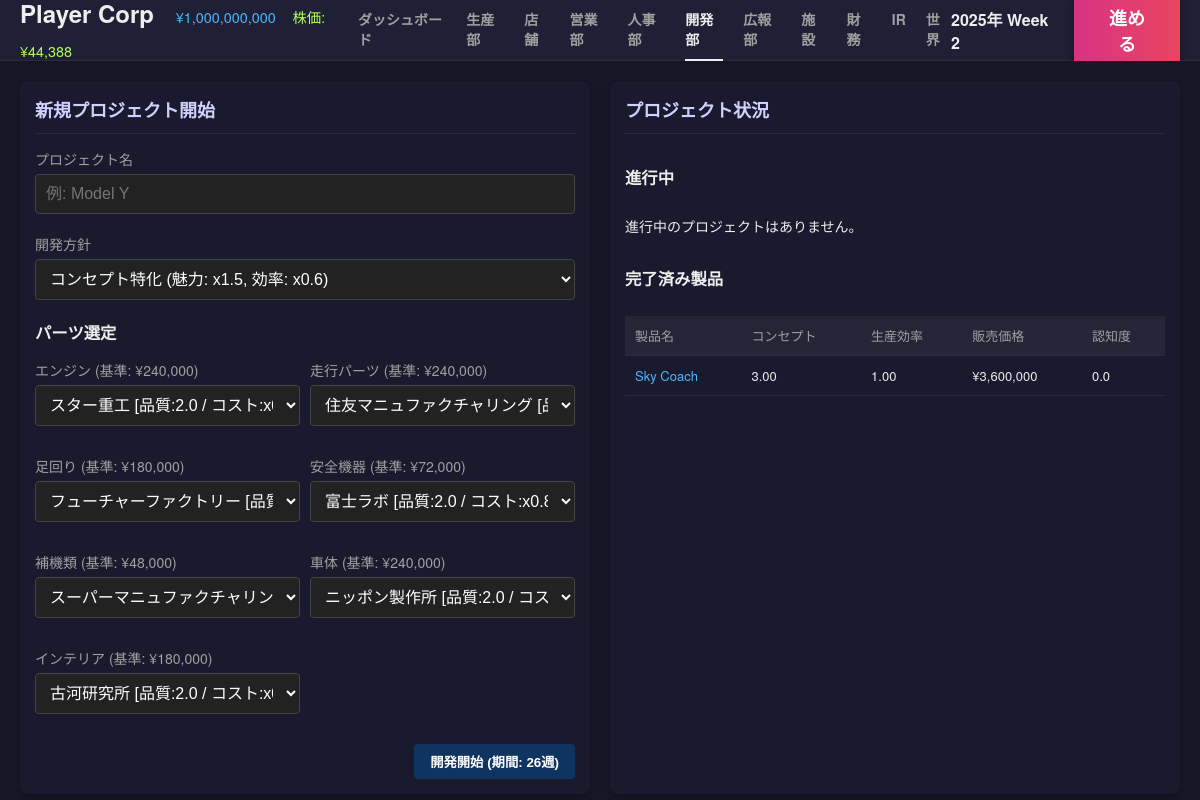
/dev, run on the app's committed database.
### tables this page shows
CREATE TABLE companies (
            id INTEGER PRIMARY KEY AUTOINCREMENT,
            name TEXT,
            type TEXT, -- 'player', 'npc_maker', 'npc_retail', 'system_supplier'
            funds INTEGER,
            brand_power REAL DEFAULT 0,
            industry TEXT DEFAULT 'automotive',
            credit_rating INTEGER DEFAULT 50,
            dev_knowhow REAL DEFAULT 0,
            borrowing_limit INTEGER DEFAULT 0,
            is_active BOOLEAN DEFAULT 1,
            -- Supplier Traits
            trait_material_score REAL DEFAULT 3.0,
            trait_cost_multiplier REAL DEFAULT 1.0,
            part_category TEXT, -- 'engine', 'body', etc. for system_supplier
            
            -- Stock info
            listing_status TEXT DEFAULT 'private', -- 'private', 'public'
            stock_price INTEGER DEFAULT 50000,
            outstanding_shares INTEGER DEFAULT 20000,
            market_cap INTEGER DEFAULT 1000000000
        );

CREATE TABLE product_designs (
            id INTEGER PRIMARY KEY AUTOINCREMENT,
            company_id INTEGER,
            name TEXT,
            material_score REAL,
            concept_score REAL,
            production_efficiency REAL,
            base_price INTEGER,
            sales_price INTEGER,
            status TEXT, -- 'developing', 'completed', 'obsolete'
            strategy TEXT, -- 開発方針
            developed_week INTEGER,
            parts_config TEXT, -- JSON: {part_key: {supplier_id, score, cost}}
            awareness REAL DEFAULT 0,
            FOREIGN KEY(company_id) REFERENCES companies(id)
        );

### app.py (the view)
@app.route('/dev')
def dev():
    player = get_player_company()
    current_week = sim.get_current_week()
    developing = db.fetch_all("SELECT * FROM product_designs WHERE company_id = ? AND status = 'developing'", (player['id'],))
    completed = db.fetch_all("SELECT * FROM product_designs WHERE company_id = ? AND status = 'completed' ORDER BY id DESC", (player['id'],))
    parts_data = gb.INDUSTRIES[gb.CURRENT_INDUSTRY]['parts']
    suppliers = {}
    for part in parts_data:
        sups = db.fetch_all("SELECT * FROM companies WHERE type = 'system_supplier' AND part_category = ?", (part['key'],))
        suppliers[part['key']] = sups
    strategies = gb.DEV_STRATEGIES
    return render_template('dev.html', developing=developing, completed=completed,
                           parts_data=parts_data, suppliers=suppliers, strategies=strategies,
                           current_week=current_week, duration=gb.DEVELOPMENT_DURATION)

### app.py (called while the page is built)
def get_player_company():
    res = db.fetch_one("SELECT * FROM companies WHERE type = 'player' LIMIT 1")
    return res

@app.context_processor
def inject_common_data():
    player = get_player_company()
    game_state = db.fetch_one("SELECT * FROM game_state")
    current_week = game_state['week'] if game_state else 0
    year = 2025 + (current_week - 1) // 52
    week_of_year = (current_week - 1) % 52 + 1
    date_str = f"{year}年 Week {week_of_year}"
    header_caps = None
    if player:
        header_caps = sim.calculate_capabilities(player['id'])
    return dict(
        player=player,
        current_week=current_week,
        date_str=date_str,
        active_page=request.endpoint,
        header_caps=header_caps,
        npc_scale=gb.NPC_SCALE_FACTOR
    )

### database.py (called while the page is built)
    def get_connection(self):
        if hasattr(self._local, 'connection') and self._local.connection:
            return self._local.connection, False  # (conn, should_close)
        conn = sqlite3.connect(self.db_path)
        conn.row_factory = sqlite3.Row
        return conn, True

    def fetch_one(self, query, params=()):
        conn, should_close = self.get_connection()
        try:
            cursor = conn.cursor()
            cursor.execute(query, params)
            result = cursor.fetchone()
            return result
        finally:
            if should_close:
                conn.close()

    def fetch_all(self, query, params=()):
        conn, should_close = self.get_connection()
        try:
            cursor = conn.cursor()
            cursor.execute(query, params)
            result = cursor.fetchall()
            return result
        finally:
            if should_close:
                conn.close()

### simulation.py (called while the page is built)
    def get_current_week(self):
        res = db.fetch_one("SELECT week FROM game_state")
        return res['week'] if res else 0

### templates/dev.html
{% extends "base.html" %}
{% block content %}
<div class="dashboard-grid">
    <div class="card card-large">
        <div class="card-header">
            <h2>新規プロジェクト開始</h2>
        </div>
        <div class="card-body">
            <form action="{{ url_for('dev_start') }}" method="post">
                <div class="form-group">
                    <label>プロジェクト名</label>
                    <input type="text" name="name" class="form-control" placeholder="例: Model Y" required>
                </div>
                <div class="form-group">
                    <label>開発方針</label>
                    <select name="strategy" class="form-control">
                        {% for key, strat in strategies.items() %}
                        <option value="{{ key }}">{{ strat.name }} (魅力: x{{ strat.c_mod }}, 効率: x{{ strat.e_mod }})</option>
                        {% endfor %}
                    </select>
                </div>
                <h3>パーツ選定</h3>
                <div style="display: grid; grid-template-columns: 1fr 1fr; gap: 10px;">
                    {% for part in parts_data %}
                    <div class="form-group">
                        <label>{{ part.label }} (基準: ¥{{ "{:,}".format(part.base_cost) }})</label>
                        <select name="part_{{ part.key }}" class="form-control">
                            {% for sup in suppliers[part.key] %}
                            <option value="{{ sup.id }}">
                                {{ sup.name }} [品質:{{ sup.trait_material_score }} / コスト:x{{ sup.trait_cost_multiplier }}]
                            </option>
                            {% endfor %}
                        </select>
                    </div>
                    {% endfor %}
                </div>
                <div class="card-footer">
                    <button type="submit" class="btn btn-primary">開発開始 (期間: {{ duration }}週)</button>
                </div>
            </form>
        </div>
    </div>
    <div class="card card-large">
        <div class="card-header">
            <h2>プロジェクト状況</h2>
        </div>
        <div class="card-body">
            <h3>進行中</h3>
            <ul class="news-list">
                {% for proj in developing %}
                <li class="news-item">
                    <span class="news-content">
                        <strong>{{ proj.name }}</strong> - 残り {{ duration - (current_week - proj.developed_week) }} 週
                    </span>
                </li>
                {% else %}
                <li class="news-item">進行中のプロジェクトはありません。</li>
                {% endfor %}
            </ul>
            <h3 style="margin-top: 20px;">完了済み製品</h3>
            <table class="data-table">
                <thead>
                    <tr>
                        <th>製品名</th>
                        <th>コンセプト</th>
                        <th>生産効率</th>
                        <th>販売価格</th>
                        <th>認知度</th>
                    </tr>
                </thead>
                <tbody>
                    {% for prod in completed %}
                    <tr>
                        <td><a href="{{ url_for('product_detail', design_id=prod.id) }}" style="color: #4db8ff;">{{ prod.name }}</a></td>
                        <td>{{ "{:.2f}".format(prod.concept_score) }}</td>
                        <td>{{ "{:.2f}".format(prod.production_efficiency) }}</td>
                        <td>¥{{ "{:,}".format(prod.sales_price) }}</td>
                        <td>{{ "{:.1f}".format(prod.awareness) }}</td>
                    </tr>
                    {% endfor %}
                </tbody>
            </table>
        </div>
    </div>
</div>
{% endblock %}

### templates/base.html (shortened to what this page needs)
<!DOCTYPE html>
<html lang="ja">
<head>
    <link rel="stylesheet" href="{{ url_for('static', filename='css/style.css') }}">
</head>
<body>
    <div class="app-container">
        <header class="top-bar">
            <div class="logo-area tooltip-container">
                <h1>
                    {% if player %}
                    <span style="font-size: 0.6em; color: #4db8ff; margin-left: 15px; font-weight: normal;">¥{{ "{:,}".format(player.funds|int) }}</span>
                    {% if player.stock_price %}
                    <span style="font-size: 0.6em; color: #b2ff59; margin-left: 10px; font-weight: normal;">株価: ¥{{ "{:,}".format(player.stock_price) }}</span>
                    {% endif %}
                    {% endif %}
                </h1>
            </div>
            <nav class="top-nav">
                <a href="{{ url_for('dashboard') }}" class="{{ 'active' if active_page == 'dashboard' else '' }}">ダッシュボード</a>
                <a href="{{ url_for('production') }}" class="{{ 'active' if active_page == 'production' else '' }}">生産部</a>
                <a href="{{ url_for('store') }}" class="{{ 'active' if active_page == 'store' else '' }}">店舗</a>
                <a href="{{ url_for('sales') }}" class="{{ 'active' if active_page == 'sales' else '' }}">営業部</a>
                <a href="{{ url_for('hr') }}" class="{{ 'active' if active_page == 'hr' else '' }}">人事部</a>
                <a href="{{ url_for('dev') }}" class="{{ 'active' if active_page == 'dev' else '' }}">開発部</a>
                <a href="{{ url_for('pr') }}" class="{{ 'active' if active_page == 'pr' else '' }}">広報部</a>
                <a href="{{ url_for('facility') }}" class="{{ 'active' if active_page == 'facility' else '' }}">施設</a>
                <a href="{{ url_for('finance') }}" class="{{ 'active' if active_page == 'finance' else '' }}">財務</a>
                <a href="{{ url_for('ir') }}" class="{{ 'active' if active_page == 'ir' else '' }}">IR</a>
                <a href="{{ url_for('world') }}" class="{{ 'active' if active_page == 'world' else '' }}">世界</a>
            </nav>
            <div class="action-area">
                <div class="date-display">{{ date_str }}</div>
                <form action="{{ url_for('next_week') }}" method="post">
                    <button type="submit" class="btn-next-week">進める</button>
                </form>
            </div>
        </header>
        <main class="main-content">
            {% block content %}{% endblock %}
        </main>
    </div>
</body>
</html>

### static/css/style.css (style rules this page uses)
:root { --bg-dark: #161625; --bg-panel: #1a1a2e; --bg-header: #1f1f35; --accent-pink: #e94560; --accent-blue: #0f3460; --text-main: #eeeeee; --text-muted: #a0a0a0; --border-color: #2a2a40; --font-family: "Helvetica Neue", Arial, "Hiragino Kaku Gothic ProN", "Hiragino Sans", Meiryo, sans-serif; }
body { margin: 0; padding: 0; background-color: var(--bg-dark); color: var(--text-main); font-family: var(--font-family); font-size: 14px; overflow: hidden; }
a { text-decoration: none; color: inherit; }
ul { list-style: none; padding: 0; margin: 0; }
.app-container { display: flex; flex-direction: column; height: 100vh; }
.top-bar { height: 60px; background-color: var(--bg-header); display: flex; align-items: center; padding: 0 20px; border-bottom: 1px solid var(--border-color); justify-content: space-between; }
.logo-area h1 { font-size: 24px; font-weight: bold; margin: 0; }
.top-nav { display: flex; gap: 20px; }
.top-nav a { color: var(--text-muted); font-weight: bold; padding: 10px 0; border-bottom: 3px solid transparent; transition: all 0.2s; }
.top-nav a:hover, .top-nav a.active { color: var(--text-main); border-bottom-color: var(--text-main); }
.action-area { display: flex; align-items: center; gap: 20px; }
.date-display { font-size: 16px; font-weight: bold; }
.btn-next-week { background: linear-gradient(90deg, #d63384, #e94560); color: white; border: none; padding: 10px 30px; border-radius: 5px; font-size: 18px; font-weight: bold; cursor: pointer; box-shadow: 0 4px 6px rgba(0,0,0,0.3); transition: transform 0.1s; }
.main-content { flex: 1; padding: 20px; overflow-y: auto; background-color: var(--bg-dark); }
.dashboard-grid { display: grid; grid-template-columns: repeat(4, 1fr); gap: 20px; }
.card { background-color: var(--bg-panel); border-radius: 8px; padding: 15px; box-shadow: 0 4px 6px rgba(0,0,0,0.2); display: flex; flex-direction: column; }
.card-large { grid-column: span 2; }
.card-header h2 { font-size: 18px; color: #d0d0ff; margin-top: 0; margin-bottom: 15px; border-bottom: 1px solid var(--border-color); padding-bottom: 10px; }
.card-body { flex: 1; display: flex; flex-direction: column; gap: 10px; }
.card-footer { margin-top: auto; padding-top: 10px; font-size: 12px; text-align: right; }
.btn { padding: 8px 16px; border-radius: 4px; border: none; cursor: pointer; font-weight: bold; margin-left: 10px; }
.btn-primary { background-color: var(--accent-blue); color: white; }
.data-table { width: 100%; border-collapse: collapse; font-size: 13px; }
.data-table th, .data-table td { padding: 10px; text-align: left; border-bottom: 1px solid var(--border-color); }
.data-table th { background-color: #252538; color: var(--text-muted); font-weight: normal; position: relative; }
.form-group { margin-bottom: 20px; }
.form-group label { display: block; margin-bottom: 5px; color: var(--text-muted); }
.form-control { width: 100%; padding: 10px; border-radius: 4px; border: 1px solid #444; background-color: #222; color: white; font-size: 16px; box-sizing: border-box; }
.tooltip-container { position: relative; cursor: help; }

### data on the page
companies: funds "1,000,000,000", stock_price "44,388"
product_designs: name "Sky Coach", concept_score "3.00", production_efficiency "1.00", sales_price "3,600,000", awareness "0.0"

### other printed values
{{ date_str }} "2025年 Week 2"
{{ part.label }} "エンジン" "走行パーツ" "足回り" "安全機器" "補機類" "車体" "インテリア"
{{ "{:,}".format(part.base_cost) }} "240,000" "240,000" "180,000" "72,000" "48,000" "240,000" "180,000"
{{ duration }} "26"
form field strategy "コンセプト特化 (魅力: x1.5, 効率: x0.6)"
form field value "スター重工 [品質:2.0 / コスト:x0.8]"
form field value "住友マニュファクチャリング [品質:2.0 / コスト:x0.8]"
form field value "フューチャーファクトリー [品質:2.0 / コスト:x0.8]"
form field value "富士ラボ [品質:2.0 / コスト:x0.8]"
form field value "スーパーマニュファクチャリング [品質:2.0 / コスト:x0.8]"
form field value "ニッポン製作所 [品質:2.0 / コスト:x0.8]"
form field value "古河研究所 [品質:2.0 / コスト:x0.8]"
